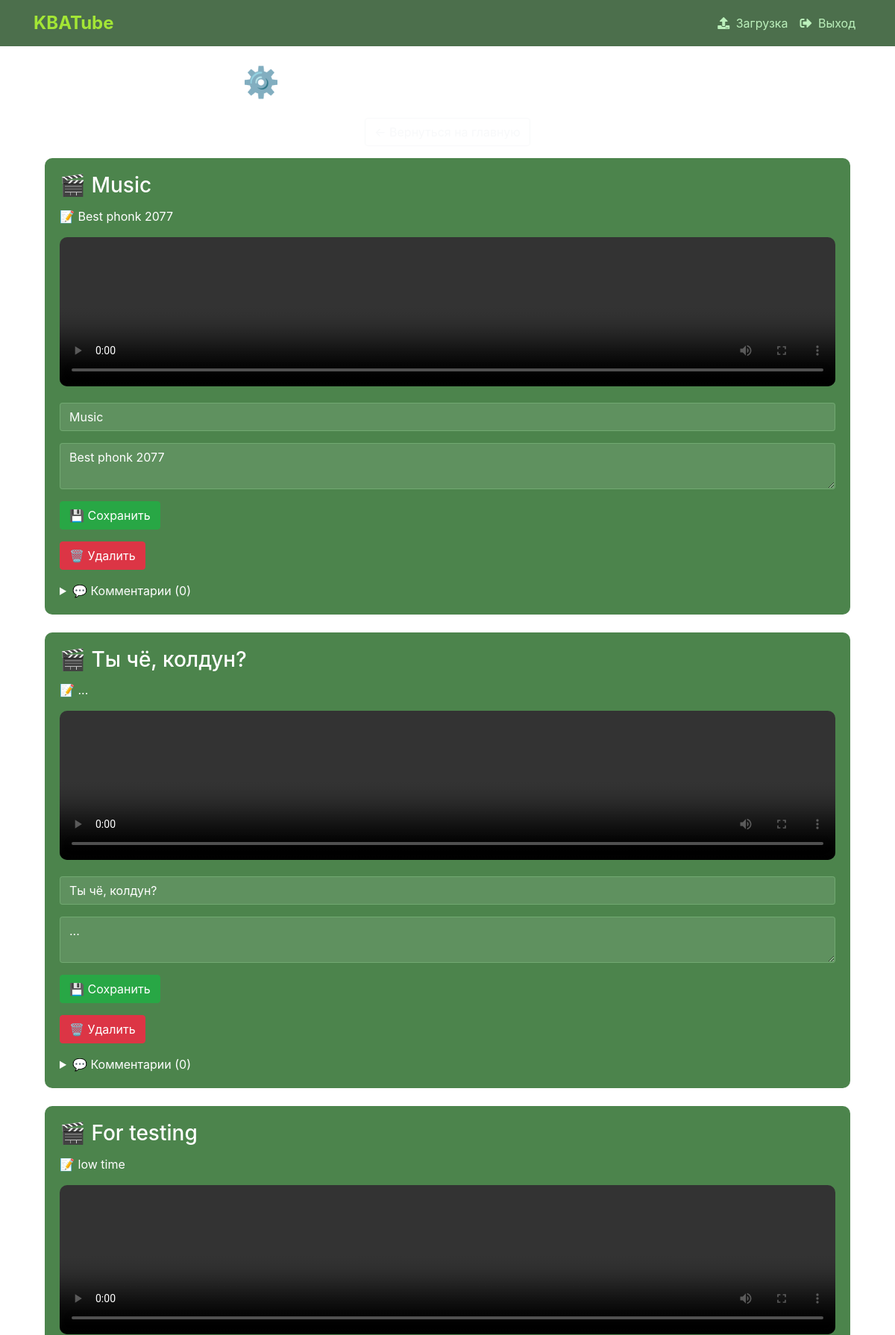
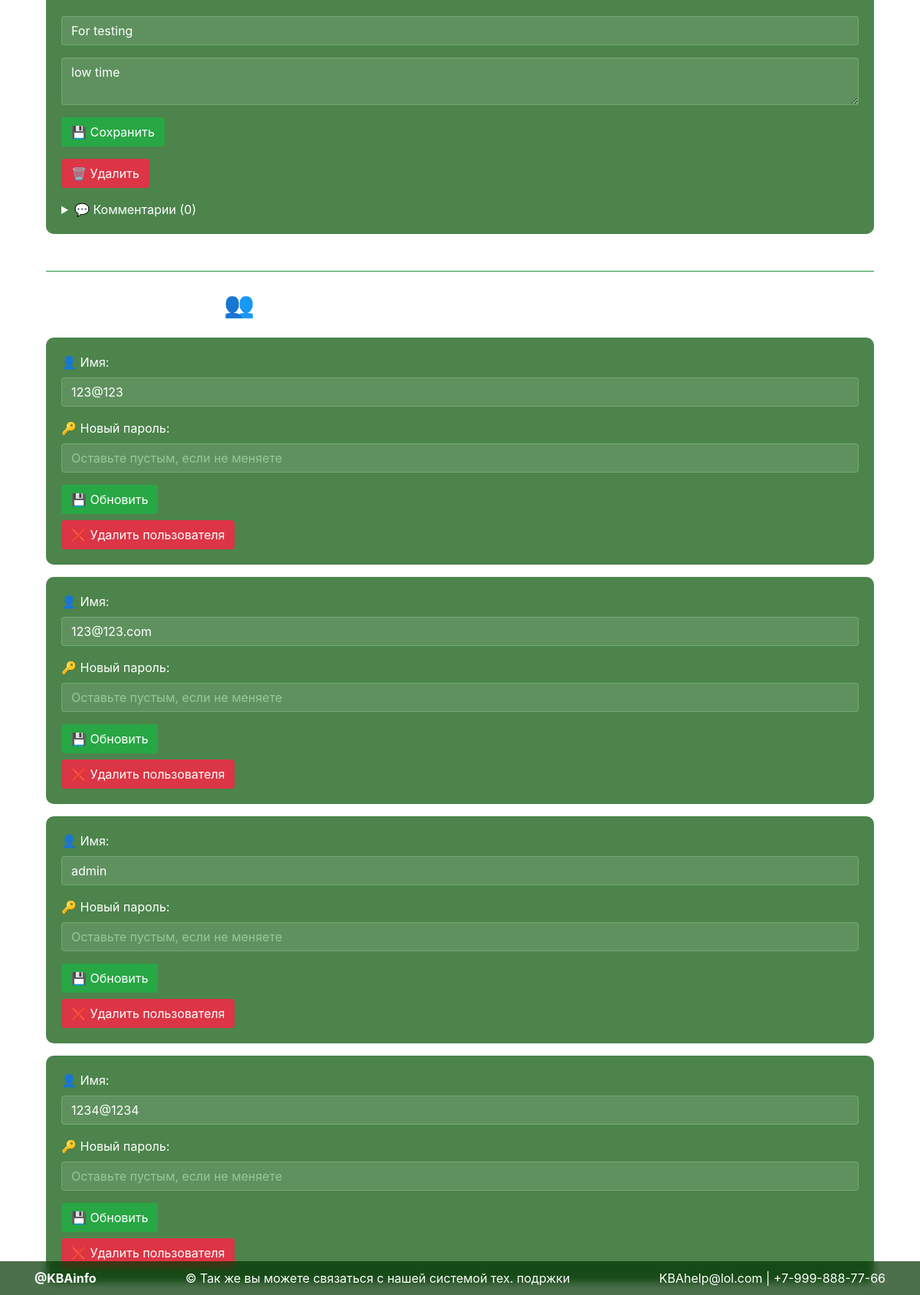
The page /admin (signed in) on the database its author committed (2 pictures, top to bottom).
### main.py (models this page shows)
class Video(db.Model):
    id = db.Column(db.Integer, primary_key=True)
    title = db.Column(db.String(100), nullable=False)
    description = db.Column(db.Text)
    filename = db.Column(db.String(100), nullable=False)
    user_id = db.Column(db.Integer, db.ForeignKey('user.id'), nullable=False)
    comments = db.relationship('Comment', backref='video', lazy=True, cascade='all, delete-orphan')
    likes = db.relationship('Like', backref='video', lazy=True, cascade='all, delete-orphan')

class User(db.Model):
    id = db.Column(db.Integer, primary_key=True)
    username = db.Column(db.String(20), unique=True, nullable=False)
    password = db.Column(db.String(60), nullable=False)
    videos = db.relationship('Video', backref='author', lazy=True)
    comments = db.relationship('Comment', backref='author', lazy=True)
    likes = db.relationship('Like', backref='user', lazy=True)

### main.py (the view)
@app.route('/admin')
@token_required
def admin(current_user):
    if current_user.username != "admin":
        flash("Доступ запрещен", "danger")
        return redirect(url_for('index'))
    videos = Video.query.all()
    users = User.query.all()
    return render_template('admin.html', videos=videos, users=users)

### main.py (called while the page is built)
def token_required(f):
    @wraps(f)
    def decorated(*args, **kwargs):
        token = request.cookies.get('token')
        if not token:
            return redirect(url_for('login'))
        try:
            data = jwt.decode(token, app.config['SECRET_KEY'], algorithms=["HS256"])
            current_user = User.query.get(data['user_id'])
            if current_user is None:  # Если пользователь не найден
                return redirect(url_for('login'))
        except:
            return redirect(url_for('login'))
        return f(current_user, *args, **kwargs)
    return decorated

@app.context_processor
def inject_user():
    token = request.cookies.get('token')
    if token:
        try:
            data = jwt.decode(token, app.config['SECRET_KEY'], algorithms=["HS256"])
            user = User.query.get(data['user_id'])
            return {'current_user': user}
        except:
            pass
    return {'current_user': None}

### templates/admin.html (shortened to what this page needs)
{% extends "base.html" %}
{% block content %}
<div class="container">
    <h1 class="text-center mb-4">⚙️ Панель администратора</h1>
    <div style="text-align: center; margin-bottom: 1rem;">
        <a href="{{ url_for('index') }}" class="btn btn-outline-light">
        </a>
    </div>
    <div class="row">
        <div class="col-12">
            {% for video in videos %}
                <div class="card mb-4" style="background-color: rgba(0, 80, 0, 0.7);">
                    <div class="card-body">
                        <h3 class="card-title">🎬 {{ video.title }}</h3>
                        <p class="card-text">📝 {{ video.description }}</p>
                        <video width="100%" height="200" controls class="mb-3">
                            <source src="{{ url_for('uploaded_file', filename=video.filename) }}" type="video/mp4">
                        </video>
                        <form method="POST" action="{{ url_for('edit_video', video_id=video.id) }}" class="mb-3">
                            <div class="form-group">
                                <input type="text" class="form-control" name="title" value="{{ video.title }}" placeholder="Новое название" required>
                            </div>
                            <div class="form-group">
                                <textarea class="form-control" name="description" placeholder="Новое описание">{{ video.description }}</textarea>
                            </div>
                            <button type="submit" class="btn btn-success">💾 Сохранить</button>
                        </form>
                        <form method="POST" action="{{ url_for('delete_video', video_id=video.id) }}">
                            <button type="submit" class="btn btn-danger">🗑️ Удалить</button>
                        </form>
                        <details class="mt-3">
                            <summary>💬 Комментарии ({{ video.comments | length }})</summary>
                        </details>
                    </div>
                </div>
            {% endfor %}
        </div>
    </div>
    <hr class="my-4 bg-success">
    <h2 class="text-center mb-4">👥 Зарегистрированные пользователи</h2>
    <div class="row">
        <div class="col-12">
            {% for user in users %}
                <div class="card mb-3" style="background-color: rgba(0, 80, 0, 0.7);">
                    <div class="card-body">
                        <form method="POST" action="{{ url_for('edit_user', user_id=user.id) }}">
                            <div class="form-group">
                                <label>👤 Имя:</label>
                                <input type="text" class="form-control" name="username" value="{{ user.username }}" required>
                            </div>
                            <div class="form-group">
                                <label>🔑 Новый пароль:</label>
                                <input type="password" class="form-control" name="password" placeholder="Оставьте пустым, если не меняете">
                            </div>
                            <button type="submit" class="btn btn-success">💾 Обновить</button>
                        </form>
                        <form method="POST" action="{{ url_for('delete_user', user_id=user.id) }}" class="mt-2">
                            <button type="submit" class="btn btn-danger">❌ Удалить пользователя</button>
                        </form>
                    </div>
                </div>
            {% endfor %}
        </div>
    </div>
</div>
{% endblock %}

### templates/base.html (shortened to what this page needs)
<!DOCTYPE html>
<html lang="en">
<head>
    <link href="https://stackpath.bootstrapcdn.com/bootstrap/4.5.2/css/bootstrap.min.css" rel="stylesheet">
    <link href="https://cdnjs.cloudflare.com/ajax/libs/font-awesome/5.15.4/css/all.min.css" rel="stylesheet">
</head>
<body>
    <nav class="navbar navbar-expand-lg navbar-dark">
        <div class="container">
            <a class="navbar-brand" href="{{ url_for('index') }}">KBATube</a>
            <div class="navbar-nav ml-auto">
                {% if request.cookies.get('token') %}
                    <a class="nav-item nav-link" href="{{ url_for('upload') }}">
                        <i class="fas fa-upload mr-1"></i> Загрузка
                    </a>
                    <a class="nav-item nav-link" href="{{ url_for('logout') }}">
                        <i class="fas fa-sign-out-alt mr-1"></i> Выход
                    </a>
                {% endif %}
            </div>
        </div>
    </nav>
    <div class="container mt-4">
        {% block content %}{% endblock %}
    </div>
    <footer style="
        position: fixed;
        bottom: 0;
        left: 0;
        width: 100%;
        background-color: rgba(0, 50, 0, 0.7);
        backdrop-filter: blur(5px);
        color: #fff;
        padding: 10px 0;
        z-index: 1030;">
        <div class="container d-flex flex-column flex-md-row justify-content-between align-items-center text-center">
            <div class="mb-2 mb-md-0">
            <strong>@KBAinfo</strong>
            </div>
            <div class="mb-2 mb-md-0">
            &copy; Так же вы можете связаться с нашей системой тех. подржки
            </div>
            <div>
                <a href="" class="text-white">KBAhelp@lol.com</a> |
                <span>+7-999-888-77-66</span>
            </div>
        </div>
    </footer>
</body>
</html>

### templates/base.html (style rules this page uses)
body { background-image: url("https://sun9-34.userapi.com/impg/PEk-UaE70K-eFkDADJsEqGNMCMvAvPf7wRumLw/BDOhTeS11IE.jpg?size=1280x853&quality=95&sign=9d63803af78aca3d1b7aa77ac4126f58&type=album"); background-repeat: no-repeat; background-position: center; background-size: cover; background-attachment: fixed; color: #fff; min-height: 100vh; }
.navbar { background-color: rgba(0, 50, 0, 0.7) !important; backdrop-filter: blur(5px); }
.navbar-brand { font-weight: 700; font-size: 1.5rem; color: #a3e635 !important; }
.nav-link { color: rgba(200, 255, 200, 0.9) !important; transition: all 0.3s; }
.card { background-color: rgba(0, 50, 0, 0.7); border: none; border-radius: 10px; transition: transform 0.3s; color: #fff; }
.form-control, .form-control-file { background-color: rgba(255, 255, 255, 0.1); border: 1px solid rgba(200, 255, 200, 0.3); color: #fff !important; }
video { border-radius: 10px; overflow: hidden; }
::placeholder { color: rgba(200, 255, 200, 0.5) !important; }
footer { background-color: rgba(0, 50, 0, 0.7) !important; }

### rows shown on the page
Video: title "Music", description "Best phonk 2077", comments|length "0"
Video: title "Ты чё, колдун?", description "...", comments|length "0"
Video: title "For testing", description "low time", comments|length "0"
User: username "123@123"
User: username "123@123.com"
User: username "admin"
User: username "1234@1234"
